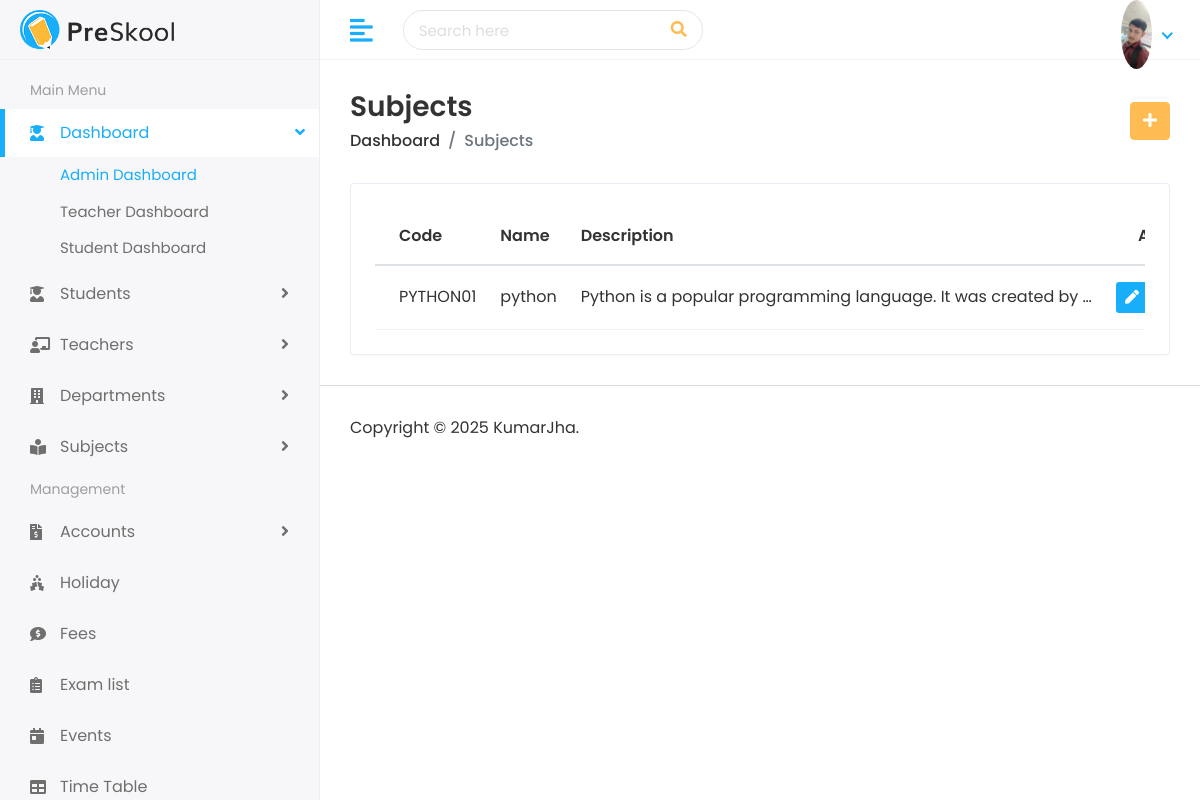
The app's page /subjects/subjects_list/ with its own data.
### subjects/models.py (models this page shows, shortened)
class Course(models.Model):
    name = models.CharField(max_length=255)
    code = models.CharField(max_length=20, unique=True)  # A unique code for the subject (e.g., MATH101)
    description = models.TextField()
    teacher = models.ForeignKey(settings.AUTH_USER_MODEL, on_delete=models.CASCADE, related_name="courses")
    created_at = models.DateTimeField(auto_now_add=True)

### subjects/views.py (the view)
# urls.py: path('subjects_list/', views.subject_list, name='subject_list'),
def subject_list(request):
    subjects = Course.objects.all()  # Fetch all subjects from the database
    return render(request, 'Home/subjects/subjects.html', {'subject_list': subjects})

### templates/Home/subjects/subjects.html (shortened to what this page needs)
{% extends 'Home/base.html' %}
{% load static %}
{% block body %}
<div class="page-wrapper">
    <div class="content container-fluid">
        <div class="page-header">
            <div class="row align-items-center">
                <div class="col">
                    <h3 class="page-title">Subjects</h3>
                    <ul class="breadcrumb">
                        <li class="breadcrumb-item"><a href="">Dashboard</a></li>
                        <li class="breadcrumb-item active">Subjects</li>
                    </ul>
                </div>
                <div class="col-auto text-right float-right ml-auto">
                    <a href="{% url 'subject_create' %}" class="btn btn-primary"><i class="fas fa-plus"></i></a>
                </div>
            </div>
        </div>
        <div class="row">
            <div class="col-sm-12">
                <div class="card card-table">
                    <div class="card-body">
                        <div class="table-responsive">
                            <table class="table table-hover table-center mb-0 datatable">
                                <thead>
                                    <tr>
                                        <th>Code</th>
                                        <th>Name</th>
                                        <th>Description</th>
                                        <th class="text-right">Action</th>
                                    </tr>
                                </thead>
                                <tbody>
                                    {% for subject in subject_list %}
                                    <tr>
                                        <td>{{ subject.code }}</td>
                                        <td>{{ subject.name }}</td>
                                        <td>{{ subject.description|truncatewords:10 }}</td>
                                        <td class="text-right">
                                            <div class="actions">
                                                <a href="{% url 'subject_edit' subject.pk %}" class="btn btn-sm bg-success-light mr-2">
                                                    <i class="fas fa-pen"></i>
                                                </a>
                                            </div>
                                        </td>
                                    </tr>
                                    {% empty %}
                                    <tr>
                                        <td colspan="4">No subjects available.</td>
                                    </tr>
                                    {% endfor %}
                                </tbody>
                            </table>
                        </div>
                    </div>
                </div>
            </div>
        </div>
    </div>
    <footer>
        <p>Copyright © 2025 KumarJha.</p>
    </footer>
</div>
{% endblock %}

### static/assets/css/style.css (style rules this page uses)
html { height: 100%; }
body { background-color: #fff; color: #333; font-family: 'Poppins', sans-serif; font-size: 1rem; height: 100%; line-height: 1.5; overflow-x: hidden; }
h1, h2, h3, h4, h5, h6 { font-family: 'Poppins', sans-serif; margin-top: 0; }
ul, ol { padding: 0px; list-style: none; }
.table { color: #333; max-width: 100%; margin-bottom: 0; width: 100%; }
.table thead tr th { font-weight: 600; }
.table tbody tr { border-bottom: 1px solid rgba(0, 0, 0, 0.05); }
.table.table-center td, .table.table-center th { vertical-align: middle; }
.card-table .card-body .table > thead > tr > th { border-top: 0; }
.card-table .card-body .table tr td:first-child, .card-table .card-body .table tr th:first-child { padding-left: 1.5rem; }
.card-table .card-body .table tr td:last-child, .card-table .card-body .table tr th:last-child { padding-right: 1.5rem; }
.card-table .table td, .card-table .table th { border-top: 1px solid #e2e5e8; padding: 1rem 0.75rem; white-space: nowrap; }
.btn-primary { background-color: #FFBC53; border: 1px solid #FFBC53; }
.card { border: 1px solid #ececf5; box-shadow: 0 1px 3px 0 rgba(0, 0, 0, 0.03); margin-bottom: 1.875rem; }
.card-body { padding: 1.5rem; }
.bg-success-light { background-color: #18aefa; color: #fff; }
footer { padding: 1.875rem 1.875rem; border-top: 1px solid #ddd; }
footer p { margin: 0px; }
.page-wrapper { margin-left: 320px; padding-top: 60px; position: relative; transition: all 0.4s ease; }
.page-wrapper > .content { padding: 1.875rem 1.875rem 0; }
.page-header { margin-bottom: 1.875rem; }
.page-header .breadcrumb { background-color: transparent; color: #6c757d; font-size: 1rem; font-weight: 500; margin-bottom: 0; padding: 0; }
.page-header .breadcrumb a { color: #333; }
.page-title { font-size: 28px; font-weight: 600; color: #333; margin-bottom: 5px; }

### records on screen
Course: code "PYTHON01", name "python", description "Python is a popular programming language. It was created by …"
